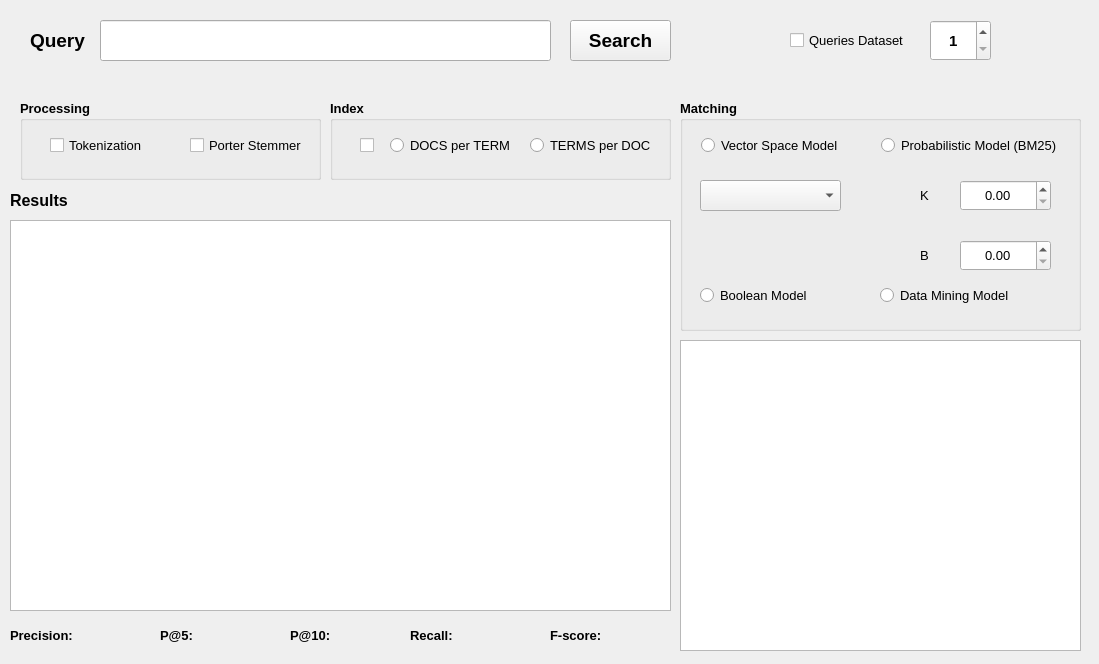
<?xml version="1.0" encoding="UTF-8"?>
<ui version="4.0">
 <class>Form</class>
 <widget class="QWidget" name="Form">
  <property name="geometry">
   <rect>
    <x>0</x>
    <y>0</y>
    <width>1099</width>
    <height>664</height>
   </rect>
  </property>
  <property name="windowTitle">
   <string>M2 SII RI </string>
  </property>
  <widget class="QLabel" name="label">
   <property name="geometry">
    <rect>
     <x>30</x>
     <y>20</y>
     <width>81</width>
     <height>41</height>
    </rect>
   </property>
   <property name="font">
    <font>
     <pointsize>14</pointsize>
     <weight>75</weight>
     <bold>true</bold>
    </font>
   </property>
   <property name="text">
    <string>Query</string>
   </property>
  </widget>
  <widget class="QLineEdit" name="entree">
   <property name="geometry">
    <rect>
     <x>100</x>
     <y>20</y>
     <width>451</width>
     <height>41</height>
    </rect>
   </property>
   <property name="font">
    <font>
     <family>MS Shell Dlg 2</family>
     <pointsize>11</pointsize>
     <weight>50</weight>
     <bold>false</bold>
    </font>
   </property>
  </widget>
  <widget class="QCheckBox" name="query_dataset">
   <property name="geometry">
    <rect>
     <x>790</x>
     <y>20</y>
     <width>121</width>
     <height>41</height>
    </rect>
   </property>
   <property name="font">
    <font>
     <pointsize>10</pointsize>
     <weight>50</weight>
     <bold>false</bold>
    </font>
   </property>
   <property name="text">
    <string>Queries Dataset</string>
   </property>
  </widget>
  <widget class="QSpinBox" name="query_dst">
   <property name="geometry">
    <rect>
     <x>930</x>
     <y>20</y>
     <width>61</width>
     <height>41</height>
    </rect>
   </property>
   <property name="font">
    <font>
     <pointsize>11</pointsize>
     <weight>75</weight>
     <bold>true</bold>
    </font>
   </property>
   <property name="alignment">
    <set>Qt::AlignCenter</set>
   </property>
   <property name="minimum">
    <number>1</number>
   </property>
   <property name="maximum">
    <number>999</number>
   </property>
  </widget>
  <widget class="QPushButton" name="btn_search">
   <property name="geometry">
    <rect>
     <x>570</x>
     <y>20</y>
     <width>101</width>
     <height>41</height>
    </rect>
   </property>
   <property name="font">
    <font>
     <pointsize>14</pointsize>
     <weight>75</weight>
     <bold>true</bold>
    </font>
   </property>
   <property name="text">
    <string>Search</string>
   </property>
  </widget>
  <widget class="QGroupBox" name="processing">
   <property name="geometry">
    <rect>
     <x>20</x>
     <y>100</y>
     <width>301</width>
     <height>80</height>
    </rect>
   </property>
   <property name="font">
    <font>
     <pointsize>10</pointsize>
     <weight>75</weight>
     <bold>true</bold>
    </font>
   </property>
   <property name="title">
    <string>Processing</string>
   </property>
   <widget class="QCheckBox" name="tokenization">
    <property name="geometry">
     <rect>
      <x>30</x>
      <y>30</y>
      <width>121</width>
      <height>31</height>
     </rect>
    </property>
    <property name="font">
     <font>
      <pointsize>10</pointsize>
      <weight>50</weight>
      <bold>false</bold>
     </font>
    </property>
    <property name="text">
     <string>Tokenization</string>
    </property>
   </widget>
   <widget class="QCheckBox" name="Porter_stemmer">
    <property name="geometry">
     <rect>
      <x>170</x>
      <y>20</y>
      <width>121</width>
      <height>51</height>
     </rect>
    </property>
    <property name="font">
     <font>
      <pointsize>10</pointsize>
      <weight>50</weight>
      <bold>false</bold>
     </font>
    </property>
    <property name="text">
     <string>Porter Stemmer</string>
    </property>
   </widget>
  </widget>
  <widget class="QGroupBox" name="Index">
   <property name="geometry">
    <rect>
     <x>330</x>
     <y>100</y>
     <width>341</width>
     <height>80</height>
    </rect>
   </property>
   <property name="font">
    <font>
     <pointsize>10</pointsize>
     <weight>75</weight>
     <bold>true</bold>
    </font>
   </property>
   <property name="title">
    <string>Index</string>
   </property>
   <widget class="QRadioButton" name="docs_per_term">
    <property name="geometry">
     <rect>
      <x>60</x>
      <y>20</y>
      <width>121</width>
      <height>51</height>
     </rect>
    </property>
    <property name="font">
     <font>
      <pointsize>10</pointsize>
      <weight>50</weight>
      <bold>false</bold>
     </font>
    </property>
    <property name="text">
     <string>DOCS per TERM</string>
    </property>
   </widget>
   <widget class="QRadioButton" name="terms_per_doc">
    <property name="geometry">
     <rect>
      <x>200</x>
      <y>20</y>
      <width>121</width>
      <height>51</height>
     </rect>
    </property>
    <property name="font">
     <font>
      <pointsize>10</pointsize>
      <weight>50</weight>
      <bold>false</bold>
     </font>
    </property>
    <property name="text">
     <string>TERMS per DOC</string>
    </property>
   </widget>
   <widget class="QCheckBox" name="index_check">
    <property name="geometry">
     <rect>
      <x>30</x>
      <y>20</y>
      <width>21</width>
      <height>51</height>
     </rect>
    </property>
    <property name="text">
     <string/>
    </property>
   </widget>
  </widget>
  <widget class="QGroupBox" name="Matching">
   <property name="geometry">
    <rect>
     <x>680</x>
     <y>100</y>
     <width>401</width>
     <height>231</height>
    </rect>
   </property>
   <property name="font">
    <font>
     <pointsize>10</pointsize>
     <weight>75</weight>
     <bold>true</bold>
    </font>
   </property>
   <property name="title">
    <string>Matching</string>
   </property>
   <widget class="QRadioButton" name="VSM">
    <property name="geometry">
     <rect>
      <x>21</x>
      <y>30</y>
      <width>161</width>
      <height>31</height>
     </rect>
    </property>
    <property name="font">
     <font>
      <pointsize>10</pointsize>
      <weight>50</weight>
      <bold>false</bold>
     </font>
    </property>
    <property name="text">
     <string>Vector Space Model</string>
    </property>
    <property name="autoExclusive">
     <bool>false</bool>
    </property>
   </widget>
   <widget class="QRadioButton" name="BM">
    <property name="geometry">
     <rect>
      <x>201</x>
      <y>30</y>
      <width>201</width>
      <height>31</height>
     </rect>
    </property>
    <property name="font">
     <font>
      <pointsize>10</pointsize>
      <weight>50</weight>
      <bold>false</bold>
     </font>
    </property>
    <property name="text">
     <string>Probabilistic Model (BM25)</string>
    </property>
    <property name="autoExclusive">
     <bool>false</bool>
    </property>
   </widget>
   <widget class="QComboBox" name="VS_choice">
    <property name="geometry">
     <rect>
      <x>20</x>
      <y>80</y>
      <width>141</width>
      <height>31</height>
     </rect>
    </property>
    <property name="font">
     <font>
      <pointsize>10</pointsize>
      <weight>50</weight>
      <bold>false</bold>
     </font>
    </property>
   </widget>
   <widget class="QDoubleSpinBox" name="FactK">
    <property name="geometry">
     <rect>
      <x>280</x>
      <y>80</y>
      <width>91</width>
      <height>31</height>
     </rect>
    </property>
    <property name="font">
     <font>
      <pointsize>10</pointsize>
      <weight>50</weight>
      <bold>false</bold>
     </font>
    </property>
    <property name="alignment">
     <set>Qt::AlignCenter</set>
    </property>
    <property name="singleStep">
     <double>0.100000000000000</double>
    </property>
   </widget>
   <widget class="QLabel" name="label_2">
    <property name="geometry">
     <rect>
      <x>240</x>
      <y>80</y>
      <width>20</width>
      <height>31</height>
     </rect>
    </property>
    <property name="font">
     <font>
      <pointsize>10</pointsize>
      <weight>50</weight>
      <bold>false</bold>
     </font>
    </property>
    <property name="text">
     <string>K</string>
    </property>
   </widget>
   <widget class="QLabel" name="label_3">
    <property name="geometry">
     <rect>
      <x>240</x>
      <y>140</y>
      <width>20</width>
      <height>31</height>
     </rect>
    </property>
    <property name="font">
     <font>
      <pointsize>10</pointsize>
      <weight>50</weight>
      <bold>false</bold>
     </font>
    </property>
    <property name="text">
     <string>B</string>
    </property>
   </widget>
   <widget class="QDoubleSpinBox" name="FactB">
    <property name="geometry">
     <rect>
      <x>280</x>
      <y>140</y>
      <width>91</width>
      <height>31</height>
     </rect>
    </property>
    <property name="font">
     <font>
      <pointsize>10</pointsize>
      <weight>50</weight>
      <bold>false</bold>
     </font>
    </property>
    <property name="alignment">
     <set>Qt::AlignCenter</set>
    </property>
    <property name="singleStep">
     <double>0.100000000000000</double>
    </property>
   </widget>
   <widget class="QRadioButton" name="DMM">
    <property name="geometry">
     <rect>
      <x>200</x>
      <y>180</y>
      <width>201</width>
      <height>31</height>
     </rect>
    </property>
    <property name="font">
     <font>
      <pointsize>10</pointsize>
      <weight>50</weight>
      <bold>false</bold>
     </font>
    </property>
    <property name="text">
     <string>Data Mining Model</string>
    </property>
    <property name="autoExclusive">
     <bool>false</bool>
    </property>
   </widget>
   <widget class="QRadioButton" name="boolean_model">
    <property name="geometry">
     <rect>
      <x>20</x>
      <y>180</y>
      <width>161</width>
      <height>31</height>
     </rect>
    </property>
    <property name="font">
     <font>
      <pointsize>10</pointsize>
      <weight>50</weight>
      <bold>false</bold>
     </font>
    </property>
    <property name="text">
     <string>Boolean Model</string>
    </property>
    <property name="autoExclusive">
     <bool>false</bool>
    </property>
   </widget>
  </widget>
  <widget class="QLabel" name="label_4">
   <property name="geometry">
    <rect>
     <x>10</x>
     <y>190</y>
     <width>111</width>
     <height>21</height>
    </rect>
   </property>
   <property name="font">
    <font>
     <pointsize>12</pointsize>
     <weight>75</weight>
     <bold>true</bold>
    </font>
   </property>
   <property name="text">
    <string>Results</string>
   </property>
  </widget>
  <widget class="QTableView" name="result">
   <property name="enabled">
    <bool>true</bool>
   </property>
   <property name="geometry">
    <rect>
     <x>10</x>
     <y>220</y>
     <width>661</width>
     <height>391</height>
    </rect>
   </property>
   <property name="editTriggers">
    <set>QAbstractItemView::NoEditTriggers</set>
   </property>
   <property name="showGrid">
    <bool>false</bool>
   </property>
   <attribute name="horizontalHeaderStretchLastSection">
    <bool>true</bool>
   </attribute>
  </widget>
  <widget class="QLabel" name="label_5">
   <property name="geometry">
    <rect>
     <x>10</x>
     <y>620</y>
     <width>71</width>
     <height>31</height>
    </rect>
   </property>
   <property name="font">
    <font>
     <pointsize>10</pointsize>
     <weight>75</weight>
     <bold>true</bold>
    </font>
   </property>
   <property name="text">
    <string>Precision:</string>
   </property>
  </widget>
  <widget class="QLabel" name="label_6">
   <property name="geometry">
    <rect>
     <x>160</x>
     <y>620</y>
     <width>41</width>
     <height>31</height>
    </rect>
   </property>
   <property name="font">
    <font>
     <pointsize>10</pointsize>
     <weight>75</weight>
     <bold>true</bold>
    </font>
   </property>
   <property name="text">
    <string>P@5:</string>
   </property>
  </widget>
  <widget class="QLabel" name="label_7">
   <property name="geometry">
    <rect>
     <x>290</x>
     <y>620</y>
     <width>41</width>
     <height>31</height>
    </rect>
   </property>
   <property name="font">
    <font>
     <pointsize>10</pointsize>
     <weight>75</weight>
     <bold>true</bold>
    </font>
   </property>
   <property name="text">
    <string>P@10:</string>
   </property>
  </widget>
  <widget class="QLabel" name="label_8">
   <property name="geometry">
    <rect>
     <x>410</x>
     <y>620</y>
     <width>81</width>
     <height>31</height>
    </rect>
   </property>
   <property name="font">
    <font>
     <pointsize>10</pointsize>
     <weight>75</weight>
     <bold>true</bold>
    </font>
   </property>
   <property name="text">
    <string>Recall:</string>
   </property>
  </widget>
  <widget class="QLabel" name="label_9">
   <property name="geometry">
    <rect>
     <x>550</x>
     <y>620</y>
     <width>81</width>
     <height>31</height>
    </rect>
   </property>
   <property name="font">
    <font>
     <pointsize>10</pointsize>
     <weight>75</weight>
     <bold>true</bold>
    </font>
   </property>
   <property name="text">
    <string>F-score:</string>
   </property>
  </widget>
  <widget class="QLabel" name="precision">
   <property name="geometry">
    <rect>
     <x>80</x>
     <y>620</y>
     <width>71</width>
     <height>31</height>
    </rect>
   </property>
   <property name="font">
    <font>
     <pointsize>9</pointsize>
     <weight>75</weight>
     <bold>true</bold>
    </font>
   </property>
   <property name="styleSheet">
    <string notr="true">color: rgb(255, 0, 0);</string>
   </property>
   <property name="text">
    <string/>
   </property>
   <property name="alignment">
    <set>Qt::AlignCenter</set>
   </property>
  </widget>
  <widget class="QLabel" name="p5">
   <property name="geometry">
    <rect>
     <x>190</x>
     <y>620</y>
     <width>71</width>
     <height>31</height>
    </rect>
   </property>
   <property name="font">
    <font>
     <pointsize>9</pointsize>
     <weight>75</weight>
     <bold>true</bold>
    </font>
   </property>
   <property name="styleSheet">
    <string notr="true">color: rgb(255, 0, 0);</string>
   </property>
   <property name="text">
    <string/>
   </property>
   <property name="alignment">
    <set>Qt::AlignCenter</set>
   </property>
  </widget>
  <widget class="QLabel" name="p10">
   <property name="geometry">
    <rect>
     <x>330</x>
     <y>620</y>
     <width>71</width>
     <height>31</height>
    </rect>
   </property>
   <property name="font">
    <font>
     <pointsize>9</pointsize>
     <weight>75</weight>
     <bold>true</bold>
    </font>
   </property>
   <property name="styleSheet">
    <string notr="true">color: rgb(255, 0, 0);</string>
   </property>
   <property name="text">
    <string/>
   </property>
   <property name="alignment">
    <set>Qt::AlignCenter</set>
   </property>
  </widget>
  <widget class="QLabel" name="recall">
   <property name="geometry">
    <rect>
     <x>450</x>
     <y>620</y>
     <width>71</width>
     <height>31</height>
    </rect>
   </property>
   <property name="font">
    <font>
     <pointsize>9</pointsize>
     <weight>75</weight>
     <bold>true</bold>
    </font>
   </property>
   <property name="styleSheet">
    <string notr="true">color: rgb(255, 0, 0);</string>
   </property>
   <property name="text">
    <string/>
   </property>
   <property name="alignment">
    <set>Qt::AlignCenter</set>
   </property>
  </widget>
  <widget class="QLabel" name="fscore">
   <property name="geometry">
    <rect>
     <x>600</x>
     <y>620</y>
     <width>71</width>
     <height>31</height>
    </rect>
   </property>
   <property name="font">
    <font>
     <pointsize>9</pointsize>
     <weight>75</weight>
     <bold>true</bold>
    </font>
   </property>
   <property name="styleSheet">
    <string notr="true">color: rgb(255, 0, 0);</string>
   </property>
   <property name="text">
    <string/>
   </property>
   <property name="alignment">
    <set>Qt::AlignCenter</set>
   </property>
  </widget>
  <widget class="PlotWidget" name="plot_widget">
   <property name="geometry">
    <rect>
     <x>680</x>
     <y>340</y>
     <width>401</width>
     <height>311</height>
    </rect>
   </property>
  </widget>
 </widget>
 <customwidgets>
  <customwidget>
   <class>PlotWidget</class>
   <extends>QGraphicsView</extends>
   <header>pyqtgraph</header>
  </customwidget>
 </customwidgets>
 <resources/>
 <connections/>
</ui>
